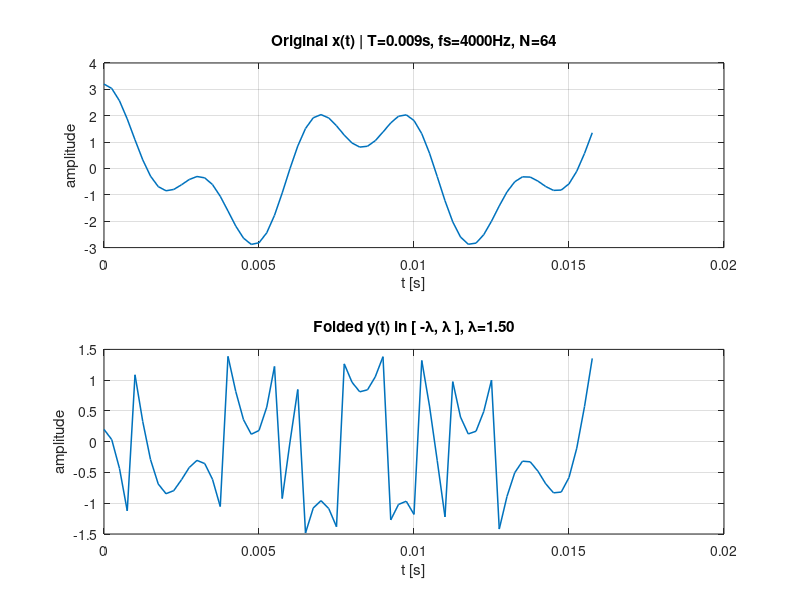
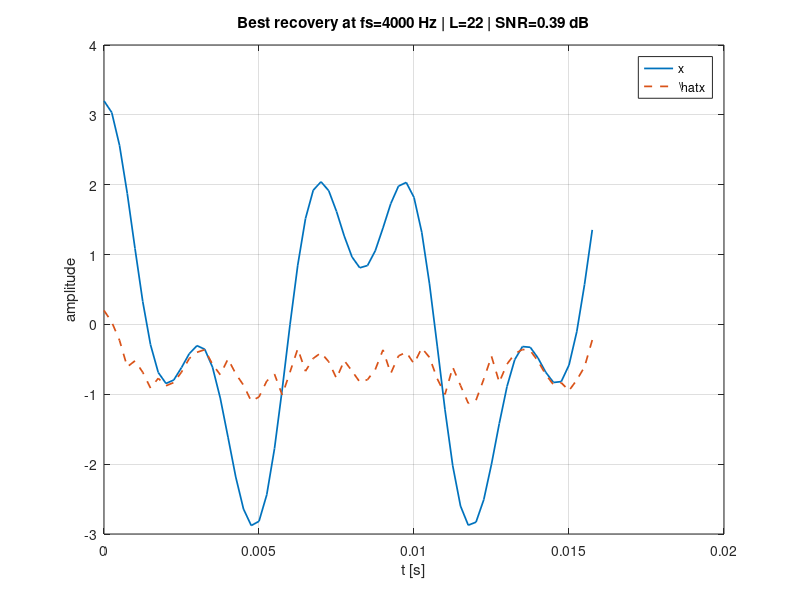
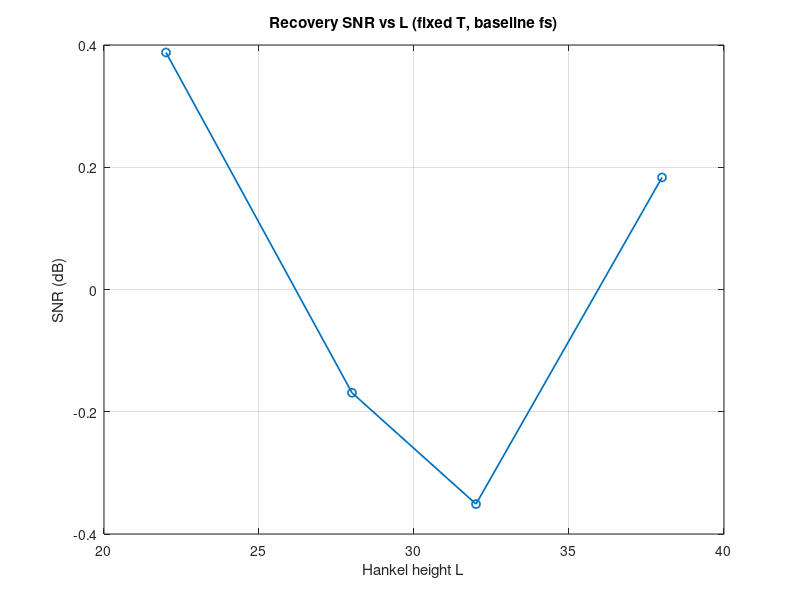
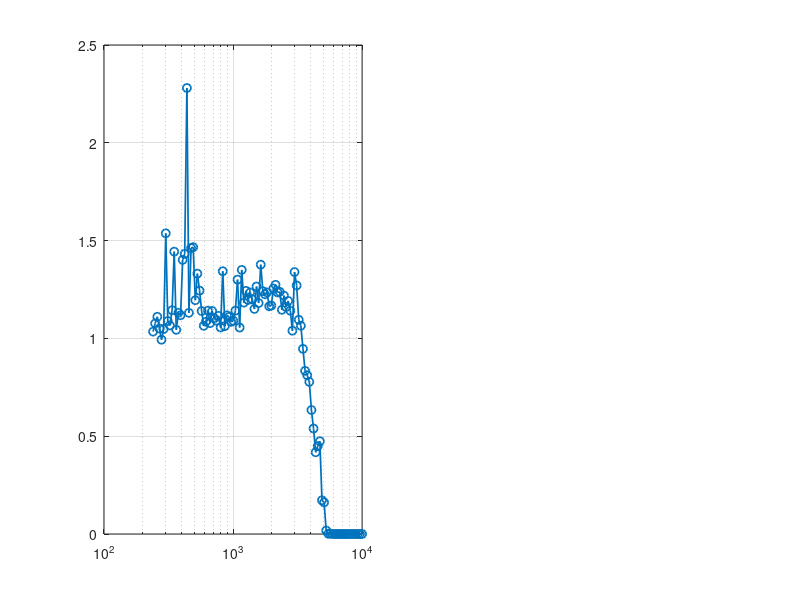

These figures' MATLAB source, in order: (Note: this script raises an error after producing the figures.)
function demo_unlimited_rpca_fixedT()
% Fixed-time RPCA recovery under folding: N changes with fs, T is constant.
rng(0);

%% -------- 0) User params (edit here) --------
T   = 0.0085;            % total signal duration [s] (fixed)
fs0 = 4000;           % baseline sampling rate for visualization [Hz]
lambda = 1.5;         % folding threshold (range [-lambda, lambda])
% ----- choose a signal -----
A1 = 2.0;  f1 = 120;  phi1 = 0.30*pi;
A2 = 1.2;  f2 = 300;  phi2 = -0.55*pi;

% RPCA/IALM options
opts = struct('tol',1e-7,'max_iter',1000,'verbose',1);

%% -------- 1) Build baseline signal at fs0 (N0 = T*fs0) --------
N0 = max(64, round(T*fs0));          % ensure not too small
%N0 = round(T*fs0);
t0 = (0:N0-1)/fs0;

x0 = A1*cos(2*pi*f1*t0) + A2*cos(2*pi*f2*t0);
%x0 = A1*cos(2*pi*f1*t0 + phi1);  % mono tone

% Fold
y0 = fold_centered(x0, lambda);

% Show original vs folded
figure('Name','Original vs Folded (fixed T)','Color','w');
subplot(2,1,1); plot(t0, x0, 'LineWidth',1.1); grid on;
title(sprintf('Original x(t) | T=%.3fs, fs=%.0fHz, N=%d', T, fs0, N0));
xlabel('t [s]'); ylabel('amplitude');
subplot(2,1,2); plot(t0, y0, 'LineWidth',1.1); grid on;
title(sprintf('Folded y(t) in [ -\\lambda, \\lambda ], \\lambda=%.2f', lambda));
xlabel('t [s]'); ylabel('amplitude');

% Quick wrap density diag
ktrue0 = round((x0 - y0)/(2*lambda));
wraps0 = find(diff(ktrue0)~=0);
fprintf('[BASE] wraps: %d  (%.2f%% of samples)\n', numel(wraps0), 100*numel(wraps0)/N0);

%% -------- 2) Hankel(Δy0) + RPCA at fs0 (L sweep) --------
dy0 = diff(y0);

L_list = unique(round([0.25 0.35 0.45 0.5 0.6 0.7 0.8] * numel(dy0)));
L_list(L_list < 20) = [];
L_list(L_list > numel(dy0)-20) = [];
snr_list = nan(size(L_list));
best = struct('snr', -inf);

fprintf('\n--- RPCA on Hankel(Δy) at fs0: sweeping L ---\n');
for ii=1:numel(L_list)
    L = L_list(ii);
    H = hankel_from_vector(dy0, L);

    % Normalize to stabilize PCP
    scaleH = median(abs(H(:)) + eps);
    Hn = H / scaleH;

    % PCP
    lam_pcp = 1/sqrt(max(size(Hn)));
    [HLn, HSn, out] = rpca_pcp(Hn, lam_pcp, opts); %#ok<ASGLU>
    HL = HLn * scaleH;

    % De-Hankelize -> Δx̂ , integrate -> x̂, robust 2λ alignment
    dy_hat = dehankel_to_vector(HL);
    x_hat  = [y0(1), y0(1) + cumsum(dy_hat)];
    kstar  = median( round( (x_hat - y0)/(2*lambda) ) );
    x_hat  = x_hat - 2*lambda*kstar;

    % Quality
    snr_list(ii) = 20*log10( max(norm(x0),eps) / max(norm(x0 - x_hat),eps) );
    fprintf('  L=%4d | %dx%d | relres=%.2e | SNR=%.2f dB\n', ...
            L, size(H,1), size(H,2), out.relres, snr_list(ii));

    if snr_list(ii) > best.snr
        best = struct('L',L,'x_hat',x_hat,'dy_hat',dy_hat,'HL',HL,'snr',snr_list(ii));
    end
end

% Plot best recovery
figure('Name','Recovery at fs0 (best L)','Color','w');
plot(t0, x0, 'LineWidth',1.25); hold on;
plot(t0, best.x_hat, '--', 'LineWidth',1.25); grid on;
xlabel('t [s]'); ylabel('amplitude');
title(sprintf('Best recovery at fs=%.0f Hz | L=%d | SNR=%.2f dB', fs0, best.L, best.snr));
legend('x','\hat{x}','Location','best');

% Plot effect of L
figure('Name','Effect of Hankel height (fs0)','Color','w');
plot(L_list, snr_list, 'o-','LineWidth',1.25); grid on;
xlabel('Hankel height L'); ylabel('SNR (dB)');
title('Recovery SNR vs L (fixed T, baseline fs)');

%% -------- 3) Sweep fs with fixed T (N varies) --------
fs_min = 240; fs_max = 1e4; npts = 100;
fs_vec = round(logspace(log10(fs_min), log10(fs_max), npts));

err_rel = nan(size(fs_vec));
snr_db  = nan(size(fs_vec));
wrap_pct = nan(size(fs_vec));

fprintf('\n--- Sweep fs with fixed T=%.3fs ---\n', T);
for kk=1:numel(fs_vec)
    fs_k = fs_vec(kk);
    N_k  = max(64, round(T*fs_k));
    t_k  = (0:N_k-1)/fs_k;

    % signal at fs_k
    
    x_k = A1*cos(2*pi*f1*t_k + phi1) + A2*cos(2*pi*f2*t_k + phi2);
    %x_k = A1*cos(2*pi*f1*t_k + phi1);
    

    % fold
    y_k = fold_centered(x_k, lambda);

    % wrap density
    ktrue_k = round((x_k - y_k)/(2*lambda));
    wraps_k = find(diff(ktrue_k)~=0);
    wrap_pct(kk) = 100*numel(wraps_k)/N_k;

    % Hankel(Δy)
    dy_k = diff(y_k);
    if numel(dy_k) < 40, continue; end
    L_k = floor(0.5*numel(dy_k));                % balanced

    H_k = hankel_from_vector(dy_k, L_k);
    scaleH = median(abs(H_k(:)) + eps);
    Hn_k = H_k / scaleH;

    % PCP
    lam_pcp = 1/sqrt(max(size(Hn_k)));
    [HLn_k, ~, outk] = rpca_pcp(Hn_k, lam_pcp, opts); %#ok<NASGU>
    HL_k = HLn_k * scaleH;

    % Back to signal
    dy_hat_k = dehankel_to_vector(HL_k);
    x_hat_k  = [y_k(1), y_k(1) + cumsum(dy_hat_k)];
    kstar_k  = median( round( (x_hat_k - y_k)/(2*lambda) ) );
    x_hat_k  = x_hat_k - 2*lambda*kstar_k;

    % metrics
    err_rel(kk) = norm(x_k - x_hat_k) / max(norm(x_k), eps);
    snr_db(kk)  = 20*log10( max(norm(x_k),eps) / max(norm(x_k - x_hat_k),eps) );
end

% Plots: error & wrap density vs fs
figure('Name','Error vs Sampling (fixed T)','Color','w');

subplot(1,2,1);
semilogx(fs_vec, err_rel, 'o-','LineWidth',1.25); grid on; hold on;
yyaxis right; semilogx(fs_vec, wrap_pct, 's--','LineWidth',1.1);
ylabel('Wrap density (%)');
yyaxis left; xlabel('Sampling frequency f_s (Hz)');
ylabel('Relative error  ||x-\hat{x}||/||x||');
title(sprintf('Fixed T=%.2fs: error & wrap density vs f_s', T));
legend('Rel. error','Wrap density','Location','best');

subplot(1,2,2);
semilogx(fs_vec, snr_db, 'o-','LineWidth',1.25); grid on;
xlabel('Sampling frequency f_s (Hz)');
ylabel('SNR (dB)');
title('Fixed T: recovery SNR vs f_s');

end

%% ================= helpers =================
function y = fold_centered(x, lambda)
    y = mod(x + lambda, 2*lambda) - lambda;
end

function H = hankel_from_vector(v, L)
    N = numel(v); M = N - L + 1;
    if M <= 0, error('Hankel height L too large for length %d.', N); end
    H = hankel(v(1:L), v(L:N));
end

function v = dehankel_to_vector(H)
    [L,M] = size(H); Lm = L + M - 1;
    v = zeros(1, Lm); c = zeros(1, Lm);
    for i=1:L
        for j=1:M
            k=i+j-1; v(k)=v(k)+H(i,j); c(k)=c(k)+1;
        end
    end
    v = v ./ c;
end

% ---------- RPCA (PCP via IALM) ----------
function [L,S,out] = rpca_pcp(M, lambda, opts)
    if ~isfloat(M), M = double(M); end
    [m,n] = size(M);
    if ~exist('lambda','var') || isempty(lambda), lambda = 1/sqrt(max(m,n)); end
    if ~exist('opts','var') || isempty(opts), opts = struct(); end
    tol = get_opt(opts,'tol',1e-7); max_iter = get_opt(opts,'max_iter',1000);
    verbose = get_opt(opts,'verbose',1); mu = get_opt(opts,'mu',[]);
    mu_factor = get_opt(opts,'mu_factor',1.5); mu_max = get_opt(opts,'mu_max',1e7);

    normM = norm(M,'fro'); 
    if normM==0, L=zeros(m,n); S=zeros(m,n);
        out=struct('iter',0,'relres',0,'obj',0,'rankL',0,'nnzS',0); return; end
    if isempty(mu)
        try smax = svds(M,1); catch, smax = norm(M,2); end
        mu = 1.25 / max(smax, eps);
    end

    L=zeros(m,n); S=zeros(m,n); Y = M / max(norm(M,2), eps);
    relres=inf; k=0; r=0; obj=NaN;
    if verbose
        fprintf('RPCA-PCP: lambda=%.3g, tol=%.1e\n', lambda, tol);
        fprintf('%5s  %10s  %10s  %8s  %8s  %8s\n','iter','relres','obj','rank(L)','nnz(S)','mu');
    end

    while (relres>tol) && (k<max_iter)
        k=k+1;
        W = M - S + (1/mu)*Y;
        [U,Sig,V]=svd(W,'econ');
        s = diag(Sig); s_shr = max(s - 1/mu, 0); r = nnz(s_shr>0);
        if r>0, L = U(:,1:r)*diag(s_shr(1:r))*V(:,1:r)'; else, L=zeros(m,n); end

        T = M - L + (1/mu)*Y;
        S = sign(T).*max(abs(T) - lambda/mu, 0);

        Z = M - L - S; Y = Y + mu*Z;
        relres = norm(Z,'fro')/normM;
        obj = sum(s_shr) + lambda*sum(abs(S(:)));
        if verbose && (mod(k,10)==0 || k==1)
            fprintf('%5d  %10.3e  %10.4e  %8d  %8d  %8.2e\n',k,relres,obj,r,nnz(S),mu);
        end
        mu = min(mu*mu_factor, mu_max);
    end
    if verbose
        fprintf('Done in %d iters, relres=%.3e, rank(L)=%d, nnz(S)=%d\n',k,relres,r,nnz(S));
    end
    out = struct('iter',k,'relres',relres,'obj',obj,'rankL',r,'nnzS',nnz(S));
end

function v = get_opt(opts, field, defaultv)
    if isfield(opts,field) && ~isempty(opts.(field)), v = opts.(field); else, v = defaultv; end
end
